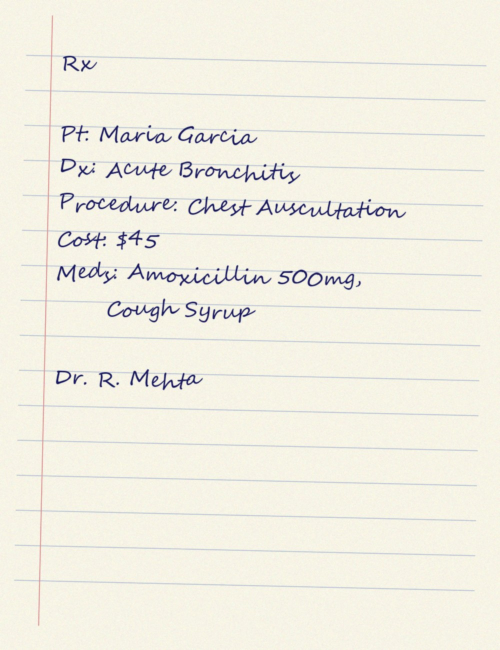
#> input picture tests/fixtures/handwritten.jpg, 1000 x 1300 px (shown at 1/2 size)
$ python -i image_cleaner.py   (imports and definitions only)
#> lines starting #> are read from the running program, lines starting #| are printed output that depends on the picture; after the words box and inside, x2 and y2 are one past the last pixel; in counts of white or black regions, pixels touching at a corner belong together
"""
[MODULE]   app/pipeline/image_cleaner.py
[TASK]     T2.2 — OpenCV pre-processing (Step 3)
[SUBTASKS] T2.2.1 grayscale conversion (BGR→GRAY)
           T2.2.2 deskew via minAreaRect (Hough-line fallback) + confidence gate
           T2.2.3 CLAHE on grayscale before thresholding (glare/lighting fix)
           T2.2.4 adaptive threshold; clean_image() pipeline returns CleanedImage
           T2.2.5 DEBUG_SAVE_IMAGES dumps each stage to scratch dir with case_id prefix
[SUMMARY]  Deterministic image-cleaning pipeline for Step 3: `clean_image()` runs
           grayscale → deskew → CLAHE → adaptive threshold, returning a `CleanedImage`
           with both an OCR-ready binary image (PaddleOCR, Branch A) and the
           pre-threshold CLAHE grayscale "vision_ready" image. Since T8.3.1,
           vision_ready's consumer is CLIP classification (T3.1.4) only — the LLM vision
           path receives the ORIGINAL color image from the orchestrator instead, because
           this cleaning (built for OCR) degrades what a vision LLM reads best. Runs on
           in-memory numpy arrays only, never touches disk
           unless `DEBUG_SAVE_IMAGES=true`, in which case each stage is written to the
           gitignored `debug_images/` scratch dir prefixed with the caller's `case_id`
           (T2.2.5) — a no-op otherwise. `deskew()` estimates the skew angle from
           thresholded foreground pixels via minAreaRect, falling back to Hough line
           detection when there isn't enough foreground to trust that estimate; it skips
           rotation entirely below a small-angle/low-confidence gate so it never makes an
           already-straight image worse. `apply_clahe()` runs on the deskewed grayscale
           before any thresholding — fixes glare/uneven lighting on photographed pages
           and medicine blister packs.
[PLAN]     IMPLEMENTATION_PLAN.md §4 → T2.2.1, T2.2.2, T2.2.3, T2.2.4, T2.2.5
[HISTORY]  2026-07-17  T2.2.1  initial grayscale conversion
           2026-07-17  T2.2.2  deskew with minAreaRect/Hough estimation + confidence gate
           2026-07-17  T2.2.3  CLAHE contrast enhancement
           2026-07-17  T2.2.4  adaptive threshold + clean_image() pipeline + CleanedImage
           2026-07-17  T2.2.5  DEBUG_SAVE_IMAGES per-stage dump; clean_image() gained
                                optional case_id param — internal signature, no external
                                contract, additive default so existing callers are unaffected
           2026-07-19  (doc)   T8.3.1 changed vision_ready's consumer: the orchestrator
                                now sends the ORIGINAL color image to the LLM vision path;
                                vision_ready feeds CLIP classification only. No code
                                change in this file — header/comments synced to match
"""

from dataclasses import dataclass
from pathlib import Path
from typing import Optional

import cv2
import numpy as np

from app.config import settings

# [T2.2.5] Gitignored scratch dir (see .gitignore) — never committed, never the only copy
# of anything; purely a debugging aid enabled by DEBUG_SAVE_IMAGES.
_DEBUG_IMAGE_DIR = Path("debug_images")

# [T2.2.2] Below this angle, rotating does more harm (interpolation blur) than good.
_DESKEW_MIN_ANGLE_DEG = 0.5
# [T2.2.2] Fewer foreground pixels than this makes minAreaRect's angle unreliable —
# fall back to Hough line detection instead of trusting a noisy estimate.
_MIN_FOREGROUND_PIXELS = 100
# [T2.2.3] Per plan §4 T2.2.3 exactly.
_CLAHE_CLIP_LIMIT = 2.0
_CLAHE_TILE_GRID_SIZE = (8, 8)
# [T2.2.4] Per plan §4 T2.2.4 exactly.
_ADAPTIVE_THRESH_BLOCK_SIZE = 31
_ADAPTIVE_THRESH_C = 15


# [T2.2.1] BGR→GRAY conversion — first step of the cleaning pipeline.
def to_grayscale(image: np.ndarray) -> np.ndarray:
    return cv2.cvtColor(image, cv2.COLOR_BGR2GRAY)


# [T2.2.2] Primary angle estimator: fit a minimum-area rectangle around thresholded
# foreground (text) pixels. Returns None when there's too little foreground to trust.
# Points must be in (x, y) order — np.where gives (row, col) i.e. (y, x), so it's
# reversed below. OpenCV >= 4.5 reports minAreaRect's angle in [0, 90) rather than the
# older (-90, 0] convention, so the correction is "subtract 90 when width < height",
# not the classic "angle < -45" check (empirically verified against known rotations).
def _estimate_angle_min_area_rect(gray: np.ndarray) -> Optional[float]:
    _, thresh = cv2.threshold(gray, 0, 255, cv2.THRESH_BINARY_INV + cv2.THRESH_OTSU)
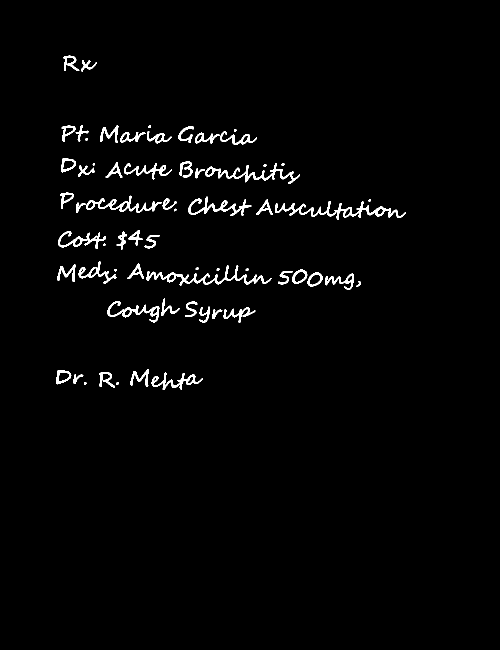
#> thresh: shape (1300, 1000) (shown at 1/2 size); 1.9% white; 63 white regions (1 under 20 px), largest, box (x1, y1, x2, y2) and area: (550, 402, 812, 439) 2136, (293, 530, 543, 572) 1900, (410, 326, 600, 368) 1552
    ys, xs = np.where(thresh > 0)
    if xs.shape[0] < _MIN_FOREGROUND_PIXELS:
        return None
    coords = np.column_stack((xs, ys)).astype(np.float32)
#> coords = 24592 pairs, first value 112 to 811, second value 111 to 779
    (_center, (rect_w, rect_h), angle) = cv2.minAreaRect(coords)
#> rect_w = 662.7; rect_h = 693.2; angle = -88.44
    if rect_w < rect_h:
        angle -= 90
#> angle = -178.4
    return angle


# [T2.2.2] Fallback angle estimator: median angle of near-horizontal Hough line
# segments, used when minAreaRect doesn't have enough foreground to be reliable.
# [15 lines left out: function _estimate_angle_hough, not called in this run]


# [T2.2.2] Deskews a grayscale image. Skips rotation (returns input unchanged) when no
# estimator is confident enough or the estimated angle is negligible — avoids making an
# already-straight image worse, which is a bigger accuracy risk than leaving skew as-is.
def deskew(gray: np.ndarray) -> np.ndarray:
    angle = _estimate_angle_min_area_rect(gray)
#> angle = -178.4
    if angle is None:
        angle = _estimate_angle_hough(gray)

    if angle is None or abs(angle) < _DESKEW_MIN_ANGLE_DEG:
        return gray

    h, w = gray.shape[:2]
#> h = 1300; w = 1000
    matrix = cv2.getRotationMatrix2D((w / 2, h / 2), angle, 1.0)
#> matrix = [[-1, -0.0273, 1017.5], [0.0273, -1, 1286.1]]
    return cv2.warpAffine(
        gray, matrix, (w, h), flags=cv2.INTER_CUBIC, borderMode=cv2.BORDER_REPLICATE
    )
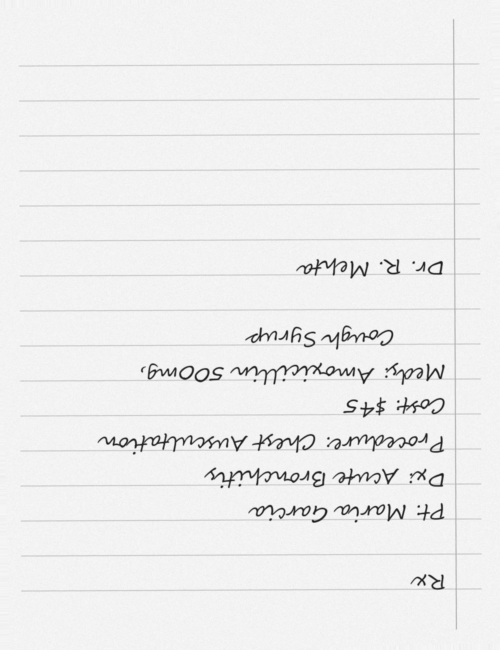
#> returned value: shape (1300, 1000) (shown at 1/2 size); min 19, max 252, mean 238.1


# [T2.2.3] Contrast-limited adaptive histogram equalization — run on grayscale before
# any thresholding so uneven lighting/glare (e.g. a photographed medicine blister pack)
# doesn't get baked into a bad binary threshold downstream.
def apply_clahe(gray: np.ndarray) -> np.ndarray:
    clahe = cv2.createCLAHE(clipLimit=_CLAHE_CLIP_LIMIT, tileGridSize=_CLAHE_TILE_GRID_SIZE)
    return clahe.apply(gray)


@dataclass
class CleanedImage:
    ocr_ready: np.ndarray
    vision_ready: np.ndarray


# [T2.2.5] Writes one pipeline stage to the debug scratch dir. No-op unless
# DEBUG_SAVE_IMAGES is set, so the pipeline stays in-memory-only by default (CLAUDE.md).
# [36 lines left out: functions _debug_save_stage, clean_image, not called in this run]

>>> import cv2
>>> picture = cv2.imread('../../tests/fixtures/handwritten.jpg', cv2.IMREAD_GRAYSCALE)
>>> result = deskew(picture)

$ run again, on tests/fixtures/printed_report.jpg
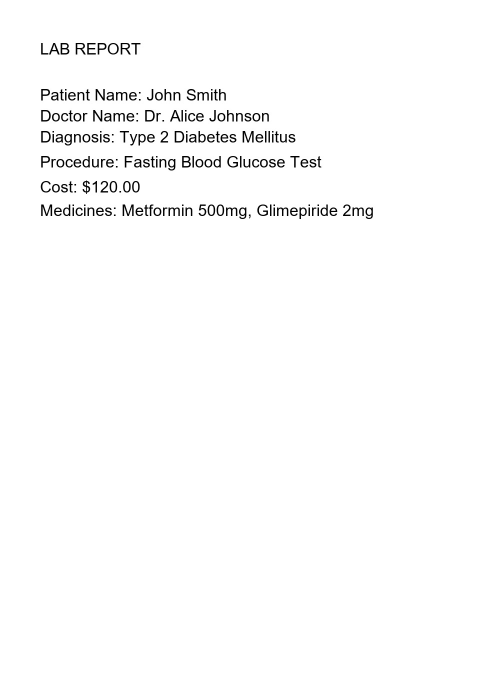
#> input picture tests/fixtures/printed_report.jpg, 1000 x 1400 px (shown at 1/2 size)
#> picture is the input picture: shape (1400, 1000); min 0, max 255, mean 251.4
#> in _estimate_angle_min_area_rect, `_, thresh = cv2.threshold(gray, 0, 255, cv2.THRESH_BINARY_INV + cv2.TH..`:
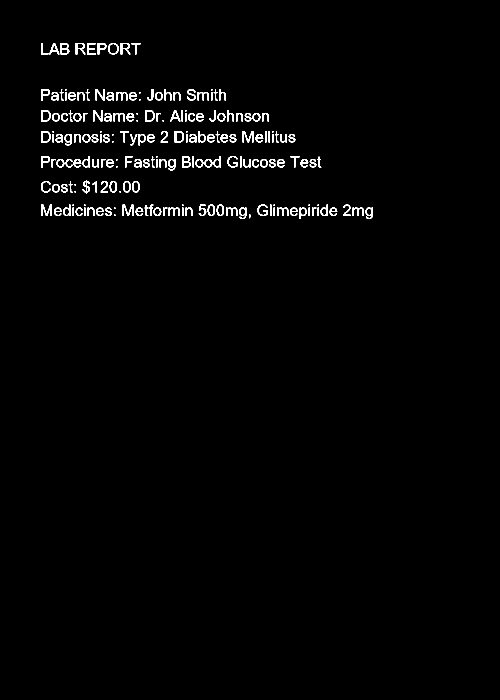
#> thresh: shape (1400, 1000) (shown at 1/2 size); 1.5% white; 191 white regions (29 under 20 px), largest, box (x1, y1, x2, y2) and area: (82, 409, 104, 432) 251, (485, 262, 507, 285) 250, (245, 409, 267, 432) 250
#> coords = 20872 pairs, first value 82 to 745, second value 86 to 437
#> in _estimate_angle_min_area_rect, `(_center, (rect_w, rect_h), angle) = cv2.minAreaRect(coords)`: rect_w = 347.9; rect_h = 668.1; angle = -89.14
#> in _estimate_angle_min_area_rect, `angle -= 90`: angle = -179.1
#> matrix = [[-1, -0.015, 1010.4], [0.015, -1, 1392.4]]
#> in deskew, `return cv2.warpAffine( gray, matrix, (w, h), flags=cv2.INTER_CUBIC, bo..`:
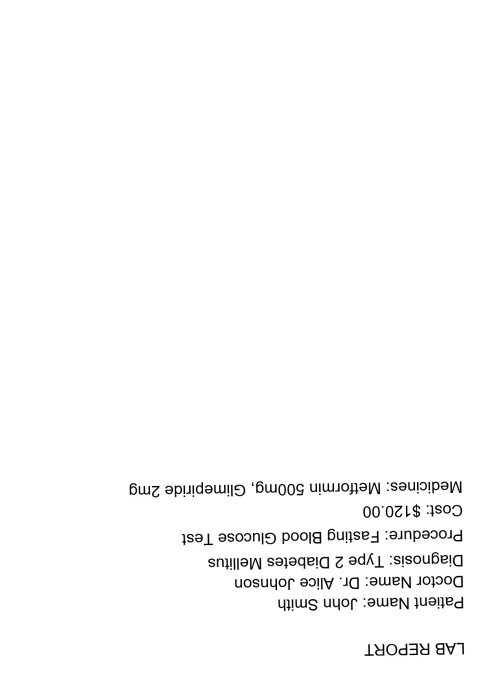
#> returned value: shape (1400, 1000) (shown at 1/2 size); min 0, max 255, mean 251.3
